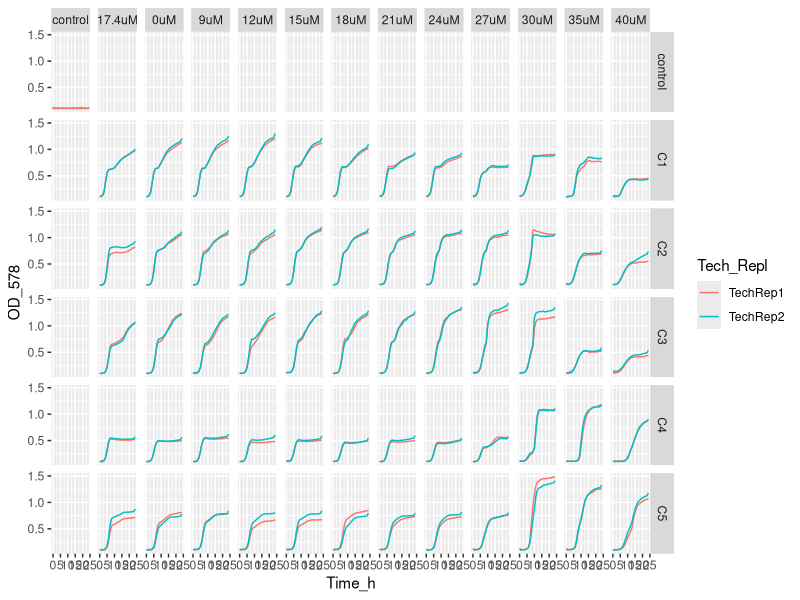
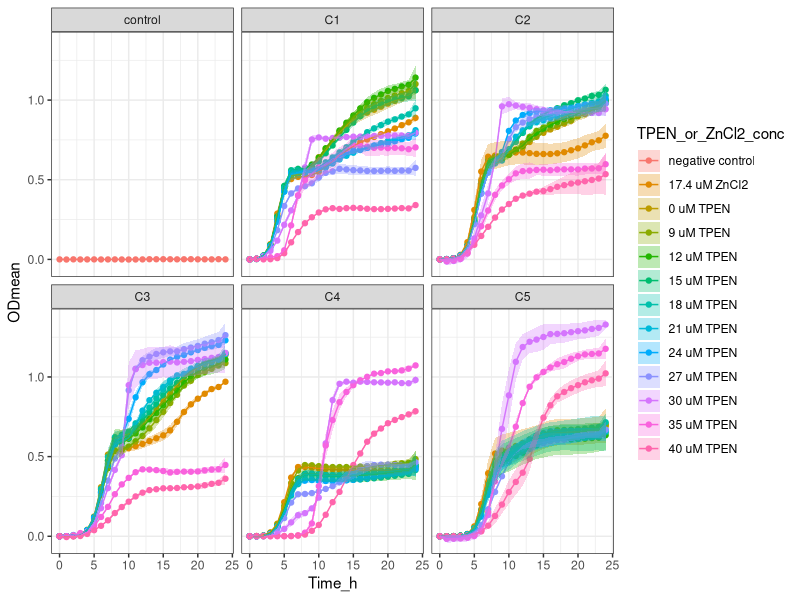

These charts were generated, in order, by the following R code:
setwd("~/ITQB/Plate readings/Exp43_2plates_01072024")

library(tidyverse)

library(readxl)
Exp43 <- Exp43_2plates_01072024 <- read_excel("Exp43_2plates_01072024_final_final.xlsx")
View(Exp43) 

Exp43_v1 <- Exp43 %>%
  pivot_longer(names_to = "Condition", values_to = "OD_578", cols = -Time_h)
Exp43_v1
View(Exp43_v1)


Exp43_v2 <- separate(Exp43_v1, Condition, 
                     c("Community",
                       "Transfer_medium",
                       "Zn_condition", 
                       "Tech_Repl",
                       "Biol_Repl",
                       "TPEN_or_ZnCl2_conc",
                       "Well_number"), 
                     sep = "_", remove = FALSE,
                     convert = FALSE)
View(Exp43_v2)

Exp43_v2$OD_578 <- as.numeric (Exp43_v2$OD_578) #Because OD_578 values are character

Exp43_v2$TPEN_or_ZnCl2_conc <- factor(Exp43_v2$TPEN_or_ZnCl2_conc, levels = c("nodrug",
                                                                              "1.74",
                                                                              "0",
                                                                              "1.8",
                                                                              "2.4",
                                                                              "3.0",
                                                                              "3.6",
                                                                              "4.2",
                                                                              "4.8",
                                                                              "5.4",
                                                                              "6.0",
                                                                              "7.0",
                                                                              "8.0"))

Exp43_v2 <- Exp43_v2 %>% mutate(TPEN_or_ZnCl2_conc = recode (TPEN_or_ZnCl2_conc,
                                                             "nodrug" = "control",
                                                             "1.74" = "17.4uM",
                                                             "0" = "0uM",
                                                             "1.8" = "9uM",
                                                             "2.4" = "12uM",
                                                             "3.0" = "15uM",
                                                             "3.6" = "18uM",
                                                             "4.2" = "21uM",
                                                             "4.8" = "24uM",
                                                             "5.4" = "27uM",
                                                             "6.0" = "30uM",
                                                             "7.0" = "35uM",
                                                             "8.0" = "40uM"))


Exp43_v2$Community <- factor(Exp43_v2$Community, levels = c("control",
                                                            "C1",
                                                            "C2",
                                                            "C3",
                                                            "C4",
                                                            "C5"))

Exp43_v2 %>%
  ggplot(aes(x= Time_h, y=OD_578, color = Tech_Repl)) +
  geom_line() +
  facet_grid (Community ~ TPEN_or_ZnCl2_conc)


Exp43_v3<- Exp43_v2 %>% group_by(Community, Transfer_medium, Zn_condition, Tech_Repl, Biol_Repl, Well_number) %>%
  mutate(blank = Time_h ==0)


View(Exp43_v3)

Exp43_v4 <- Exp43_v3 %>%
  group_by(Community, Transfer_medium, Zn_condition, Tech_Repl, Biol_Repl, Well_number) %>%
  mutate(OD = OD_578 - OD_578[blank]) %>%
  ungroup()


View(Exp43_v4)

#Obtain the mean and sd
Exp43_v5 <- Exp43_v4 %>% group_by(Time_h, Community, TPEN_or_ZnCl2_conc, Zn_condition) %>%
  summarise(ODmean = mean(OD), sdOD = sd(OD), n())

Exp43_v5$Community <- factor(Exp43_v5$Community, levels = c("control",
                                                            "C1",
                                                            "C2",
                                                            "C3",
                                                            "C4",
                                                            "C5"))


Exp43_v5 <- Exp43_v5 %>% mutate(TPEN_or_ZnCl2_conc =  recode (TPEN_or_ZnCl2_conc,
                                                              "control" = "negative control",
                                                              "17.4uM" = "17.4 uM ZnCl2",
                                                              "0uM" = "0 uM TPEN",
                                                              "9uM" = "9 uM TPEN",
                                                              "12uM" = "12 uM TPEN",
                                                              "15uM" = "15 uM TPEN",
                                                              "18uM" = "18 uM TPEN",
                                                              "21uM" = "21 uM TPEN",
                                                              "24uM" = "24 uM TPEN",
                                                              "27uM" = "27 uM TPEN",
                                                              "30uM" = "30 uM TPEN",
                                                              "35uM" = "35 uM TPEN",
                                                              "40uM" = "40 uM TPEN"))




Exp43_v5  %>% ggplot(aes(x = Time_h,
                         y = ODmean,
                         color = TPEN_or_ZnCl2_conc,
                         fill = TPEN_or_ZnCl2_conc
)) +
  geom_point() +
  geom_line() +
  geom_ribbon(aes(ymin=ODmean-sdOD, ymax=ODmean+sdOD),
              alpha = 0.3, colour = NA) +
  facet_wrap (Community ~ .) +
  theme_bw()
